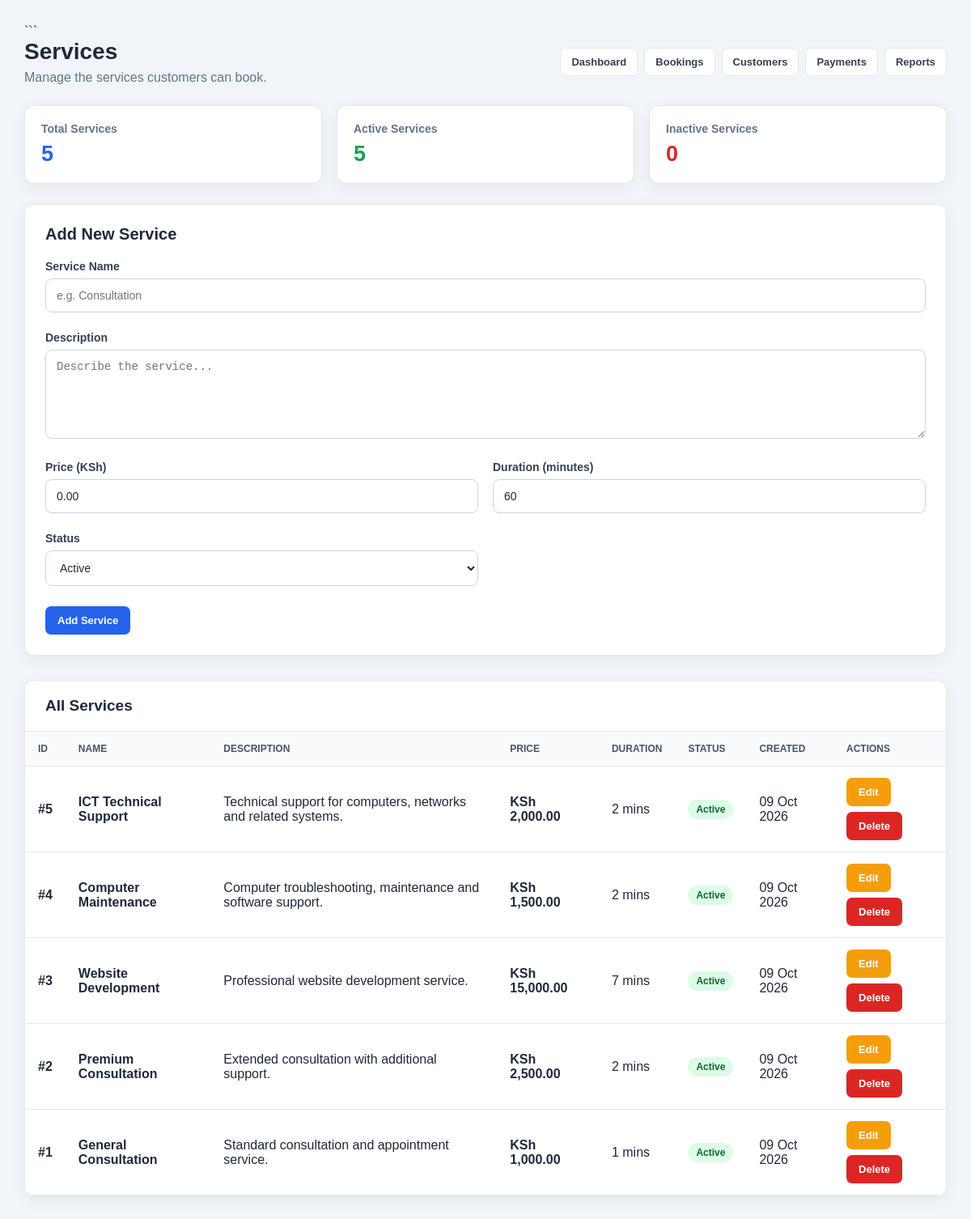
Screenshot of /admin/services.php (signed in) with the database file from the repository.
### tables this page shows
CREATE TABLE services (

    id INT UNSIGNED AUTO_INCREMENT PRIMARY KEY,

    name VARCHAR(150) NOT NULL,

    description TEXT DEFAULT NULL,

    price DECIMAL(12,2) NOT NULL DEFAULT 0.00,

    duration VARCHAR(100) NOT NULL DEFAULT '1 hour',

    status ENUM(
        'active',
        'inactive'
    ) NOT NULL DEFAULT 'active',

    created_at TIMESTAMP NOT NULL
        DEFAULT CURRENT_TIMESTAMP,

    updated_at TIMESTAMP NOT NULL
        DEFAULT CURRENT_TIMESTAMP
        ON UPDATE CURRENT_TIMESTAMP,

    INDEX idx_services_status (status),

    INDEX idx_services_name (name)

);

### admin/services.php (the view, shortened to what this page needs)
<?php
try {
    $database = new Database();
    $conn = $database->getConnection();
    $conn->setAttribute(
        PDO::ATTR_ERRMODE,
        PDO::ERRMODE_EXCEPTION
    );
} catch (Throwable $e) {
    die(
        'Database connection error. Please check your database configuration.'
    );
}
$editService = null;
$services = [];
try {
    $stmt =
        $conn->prepare("
            SELECT
                id,
                name,
                description,
                price,
                duration,
                status,
                created_at
            FROM services
            ORDER BY id DESC
        ");
    $stmt->execute();
    $services =
        $stmt->fetchAll(
            PDO::FETCH_ASSOC
        );
} catch (Throwable $e) {
    $error =
        'Unable to load services.';
}
$totalServices =
    count($services);
$activeServices = 0;
$inactiveServices = 0;
foreach ($services as $service) {
    if (
        strtolower(
            trim(
                $service['status'] ?? ''
            )
        ) === 'active'
    ) {
        $activeServices++;
    } else {
        $inactiveServices++;
    }
}
$isEditing =
    is_array($editService);
$formName =
    $editService['name']
    ?? '';
$formPrice =
    $editService['price']
    ?? '0.00';
$formDuration =
    $editService['duration']
    ?? 60;
$formStatus =
    $editService['status']
    ?? 'active';
?>
<!DOCTYPE html>
<html lang="en">
<head>
</head>
<body>
<div class="content">
```
<div class="page-header">
    <div class="page-title">
        <h1>
            Services
        </h1>
        <p>
            Manage the services customers can book.
        </p>
    </div>
    <div class="top-links">
        <a
            href="<?= BASE_URL ?>/admin/dashboard.php"
        >
            Dashboard
        </a>
        <a
            href="<?= BASE_URL ?>/admin/bookings.php"
        >
            Bookings
        </a>
        <a
            href="<?= BASE_URL ?>/admin/customers.php"
        >
            Customers
        </a>
        <a
            href="<?= BASE_URL ?>/admin/payments.php"
        >
            Payments
        </a>
        <a
            href="<?= BASE_URL ?>/admin/reports.php"
        >
            Reports
        </a>
    </div>
</div>
<div class="stats">
    <div class="stat-card">
        <h4>
            Total Services
        </h4>
        <div class="stat-number stat-blue">
            <?= number_format(
                $totalServices
            ) ?>
        </div>
    </div>
    <div class="stat-card">
        <h4>
            Active Services
        </h4>
        <div class="stat-number stat-green">
            <?= number_format(
                $activeServices
            ) ?>
        </div>
    </div>
    <div class="stat-card">
        <h4>
            Inactive Services
        </h4>
        <div class="stat-number stat-red">
            <?= number_format(
                $inactiveServices
            ) ?>
        </div>
    </div>
</div>
<div class="form-card">
    <h3>
        <?= $isEditing
            ? 'Edit Service'
            : 'Add New Service'
        ?>
    </h3>
    <form
        method="POST"
        action="<?= BASE_URL ?>/admin/services.php"
    >
        <div class="form-grid">
            <div class="form-group full">
                <label for="name">
                    Service Name
                </label>
                <input
                    type="text"
                    id="name"
                    name="name"
                    class="form-control"
                    value="<?= htmlspecialchars(
                        $formName,
                        ENT_QUOTES,
                        'UTF-8'
                    ) ?>"
                    placeholder="e.g. Consultation"
                    maxlength="150"
                    required
                >
            </div>
            <div class="form-group full">
                <label for="description">
                    Description
                </label>
                <textarea
                    id="description"
                    name="description"
                    class="form-control"
                    placeholder="Describe the service..."
                ><?= htmlspecialchars(
                ) ?></textarea>
            </div>
            <div class="form-group">
                <label for="price">
                    Price (KSh)
                </label>
                <input
                    type="number"
                    id="price"
                    name="price"
                    class="form-control"
                    min="0"
                    step="0.01"
                    value="<?= htmlspecialchars(
                        (string) $formPrice,
                        ENT_QUOTES,
                        'UTF-8'
                    ) ?>"
                    required
                >
            </div>
            <div class="form-group">
                <label for="duration">
                    Duration (minutes)
                </label>
                <input
                    type="number"
                    id="duration"
                    name="duration"
                    class="form-control"
                    min="1"
                    value="<?= (int) $formDuration ?>"
                    required
                >
            </div>
            <div class="form-group">
                <label for="status">
                    Status
                </label>
                <select
                    id="status"
                    name="status"
                    class="form-control"
                >
                    <option
                        value="active"
                        <?= $formStatus === 'active'
                            ? 'selected'
                            : '' ?>
                    >
                        Active
                    </option>
                </select>
            </div>
        </div>
        <div class="form-actions">
            <button
                type="submit"
                class="btn btn-primary"
            >
                <?= $isEditing
                    ? 'Update Service'
                    : 'Add Service'
                ?>
            </button>
        </div>
    </form>
</div>
<div class="table-container">
    <div class="table-header">
        <h3>
            All Services
        </h3>
    </div>
    <div class="table-wrapper">
        <table>
            <thead>
                <tr>
                    <th>
                        ID
                    </th>
                    <th>
                        Name
                    </th>
                    <th>
                        Description
                    </th>
                    <th>
                        Price
                    </th>
                    <th>
                        Duration
                    </th>
                    <th>
                        Status
                    </th>
                    <th>
                        Created
                    </th>
                    <th>
                        Actions
                    </th>
                </tr>
            </thead>
            <tbody>
            <?php if (!empty($services)): ?>
                <?php foreach (
                    $services as $service
                ): ?>
                    <?php
                    $serviceId =
                        (int) (
                            $service['id'] ?? 0
                        );
                    $serviceName =
                        $service['name']
                        ?? '';
                    $serviceDescription =
                        $service['description']
                        ?? '';
                    $servicePrice =
                        (float) (
                            $service['price']
                            ?? 0
                        );
                    $serviceDuration =
                        (int) (
                            $service['duration']
                            ?? 0
                        );
                    $serviceStatus =
                        strtolower(
                            trim(
                                $service['status']
                                ?? 'inactive'
                            )
                        );
                    $statusClass =
                        in_array(
                            $serviceStatus,
                            ['active', 'inactive'],
                            true
                        )
                        ? $serviceStatus
                        : 'default';
                    $createdAt =
                        $service['created_at']
                        ?? '';
                    ?>
                    <tr>
                        <td>
                            <strong>
                                #<?= $serviceId ?>
                            </strong>
                        </td>
                        <td>
                            <strong>
                                <?= htmlspecialchars(
                                    $serviceName,
                                    ENT_QUOTES,
                                    'UTF-8'
                                ) ?>
                            </strong>
                        </td>
                        <td>
                            <?= htmlspecialchars(
                                $serviceDescription
                                ?: '-',
                                ENT_QUOTES,
                                'UTF-8'
                            ) ?>
                        </td>
                        <td>
                            <strong>
                                KSh
                                <?= number_format(
                                    $servicePrice,
                                    2
                                ) ?>
                            </strong>
                        </td>
                        <td>
                            <?= $serviceDuration ?>
                            mins
                        </td>
                        <td>
                            <span
                                class="status status-<?= htmlspecialchars(
                                    $statusClass,
                                    ENT_QUOTES,
                                    'UTF-8'
                                ) ?>"
                            >
                                <?= ucfirst(
                                    htmlspecialchars(
                                        $serviceStatus,
                                        ENT_QUOTES,
                                        'UTF-8'
                                    )
                                ) ?>
                            </span>
                        </td>
                        <td>
                            <?php
                            if (
                                !empty($createdAt) &&
                                strtotime($createdAt) !== false
                            ) {
                                echo htmlspecialchars(
                                    date(
                                        'd M Y',
                                        strtotime(
                                            $createdAt
                                        )
                                    ),
                                    ENT_QUOTES,
                                    'UTF-8'
                                );
                            } else {
                                echo '-';
                            }
                            ?>
                        </td>
                        <td>
                            <div class="actions">
                                <a
                                    href="<?= BASE_URL ?>/admin/services.php?edit=<?= $serviceId ?>"
                                    class="btn btn-edit"
                                >
                                    Edit
                                </a>
                                <form
                                    method="POST"
                                    action="<?= BASE_URL ?>/admin/services.php"
                                    onsubmit="return confirm('Are you sure you want to delete this service?');"
                                >
                                    <button
                                        type="submit"
                                        class="btn btn-danger"
                                    >
                                        Delete
                                    </button>
                                </form>
                            </div>
                        </td>
                    </tr>
                <?php endforeach; ?>
            <?php endif; ?>
            </tbody>
        </table>
    </div>
</div>
</div>
</body>
</html>

### admin/services.php (style rules this page uses)
* { box-sizing: border-box; }
body { margin: 0; font-family: Arial, sans-serif; background: #f1f5f9; color: #1e293b; }
.content { max-width: 1250px; margin: 0 auto; padding: 30px; }
.page-header { display: flex; justify-content: space-between; align-items: center; gap: 15px; margin-bottom: 25px; }
.page-title h1 { margin: 0; font-size: 28px; }
.page-title p { margin: 7px 0 0; color: #64748b; }
.top-links { display: flex; gap: 8px; flex-wrap: wrap; }
.top-links a { padding: 9px 13px; background: white; border: 1px solid #e2e8f0; border-radius: 7px; color: #334155; text-decoration: none; font-size: 13px; font-weight: 600; }
.stats { display: grid; grid-template-columns: repeat(3, 1fr); gap: 18px; margin-bottom: 25px; }
.stat-card { background: white; padding: 20px; border-radius: 12px; border: 1px solid #e2e8f0; box-shadow: 0 5px 20px rgba(0, 0, 0, .05); }
.stat-card h4 { margin: 0 0 8px; color: #64748b; font-size: 14px; }
.stat-number { font-size: 27px; font-weight: bold; }
.stat-blue { color: #2563eb; }
.stat-green { color: #16a34a; }
.stat-red { color: #dc2626; }
.form-card { background: white; padding: 25px; border-radius: 12px; border: 1px solid #e2e8f0; box-shadow: 0 5px 20px rgba(0, 0, 0, .05); margin-bottom: 30px; }
.form-card h3 { margin: 0 0 20px; font-size: 20px; }
.form-grid { display: grid; grid-template-columns: repeat(2, 1fr); gap: 18px; }
.form-group { margin-bottom: 5px; }
.form-group.full { grid-column: 1 / -1; }
.form-group label { display: block; margin-bottom: 7px; font-weight: 600; color: #334155; font-size: 14px; }
.form-control { width: 100%; padding: 12px 13px; border: 1px solid #cbd5e1; border-radius: 8px; font-size: 14px; background: white; color: #1e293b; outline: none; }
textarea.form-control { min-height: 110px; resize: vertical; }
.form-actions { display: flex; gap: 10px; margin-top: 20px; flex-wrap: wrap; }
.btn { display: inline-block; border: none; padding: 10px 15px; border-radius: 7px; text-decoration: none; font-size: 13px; font-weight: 600; cursor: pointer; }
.btn-primary { background: #2563eb; color: white; }
.btn-danger { background: #dc2626; color: white; }
.btn-edit { background: #f59e0b; color: white; }
.table-container { background: white; border-radius: 12px; overflow: hidden; border: 1px solid #e2e8f0; box-shadow: 0 5px 20px rgba(0, 0, 0, .05); }
.table-header { padding: 20px 25px; border-bottom: 1px solid #e2e8f0; }
.table-header h3 { margin: 0; font-size: 19px; }
.table-wrapper { width: 100%; overflow-x: auto; }
table { width: 100%; min-width: 950px; border-collapse: collapse; }
thead { background: #f8fafc; }
th { text-align: left; padding: 14px 16px; color: #475569; font-size: 12px; text-transform: uppercase; border-bottom: 1px solid #e2e8f0; white-space: nowrap; }
td { padding: 14px 16px; border-bottom: 1px solid #e2e8f0; vertical-align: middle; }
.status { display: inline-block; padding: 5px 10px; border-radius: 20px; font-size: 12px; font-weight: 600; }
.status-active { background: #dcfce7; color: #166534; }
.actions { display: flex; gap: 7px; flex-wrap: wrap; }
.actions form { display: inline; }

### rows the page displays
services: id "5", name "ICT Technical Support", description "Technical support for computers, networks and related systems.", price "2,000.00", duration "2", status "Active", created_at "09 Oct 2026"
services: id "4", name "Computer Maintenance", description "Computer troubleshooting, maintenance and software support.", price "1,500.00", duration "2", status "Active", created_at "09 Oct 2026"
services: id "3", name "Website Development", description "Professional website development service.", price "15,000.00", duration "7", status "Active", created_at "09 Oct 2026"
services: id "2", name "Premium Consultation", description "Extended consultation with additional support.", price "2,500.00", duration "2", status "Active", created_at "09 Oct 2026"
services: id "1", name "General Consultation", description "Standard consultation and appointment service.", price "1,000.00", duration "1", status "Active", created_at "09 Oct 2026"

### other values shown
$totalServices "5"
$activeServices "5"
$inactiveServices "0"
